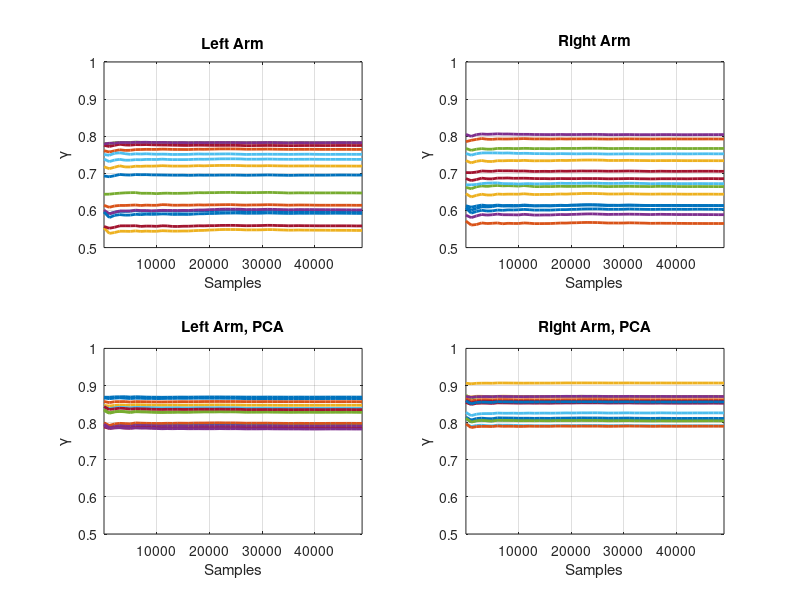

Write MATLAB code to recreate this figure.
close all
clear all
clc;

load('GammaL3D.txt')
load('GammaR3D.txt')
load('GammaL3D_PCA.txt')
load('GammaR3D_PCA.txt')

figure;
subplot (2,2,1)
plot(1:1000:50000,GammaL3D(:,1:50)','LineWidth',2)
xlabel('Samples')
ylabel('\gamma')
title('Left Arm')
axis([-inf inf,0.5 1])
grid on
subplot (2,2,2)
plot(1:1000:50000,GammaR3D(:,1:50)','LineWidth',2)
xlabel('Samples')
ylabel('\gamma')
title('Right Arm')
axis([-inf inf,0.5 1])
grid on
subplot (2,2,3)
plot(1:1000:50000,GammaL3D_PCA','LineWidth',2)
xlabel('Samples')
ylabel('\gamma')
title('Left Arm, PCA')
axis([-inf inf,0.5 1])
grid on
subplot (2,2,4)
plot(1:1000:50000,GammaR3D_PCA','LineWidth',2)
xlabel('Samples')
ylabel('\gamma')
title('Right Arm, PCA')
axis([-inf inf,0.5 1])
grid on

